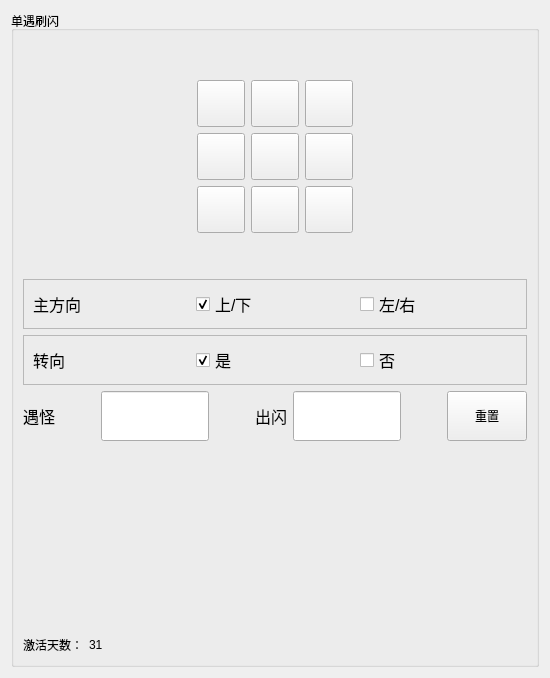
         <widget class="QWidget" name="tab_1">
          <attribute name="icon">
           <iconset>
            <normaloff>assets/PNG/psyduck.png</normaloff>assets/PNG/psyduck.png</iconset>
          </attribute>
          <attribute name="title">
           <string/>
          </attribute>
          <layout class="QVBoxLayout" name="verticalLayout_6">
           <item>
            <widget class="QGroupBox" name="groupA1">
             <property name="title">
              <string>单遇刷闪</string>
             </property>
             <layout class="QVBoxLayout" name="verticalLayout_5">
              <item>
               <layout class="QHBoxLayout" name="horizontalLayout_12">
                <item>
                 <layout class="QGridLayout" name="gridLayout" rowstretch="1,3,3,3,1" columnstretch="1,3,3,3,1" rowminimumheight="1,3,3,3,1" columnminimumwidth="1,3,3,3,1">
                  <property name="sizeConstraint">
                   <enum>QLayout::SizeConstraint::SetNoConstraint</enum>
                  </property>
                  <item row="1" column="2">
                   <widget class="QToolButton" name="toolButton">
                    <property name="text">
                     <string/>
                    </property>
                    <property name="icon">
                     <iconset>
                      <normaloff>assets/PNG/top.png</normaloff>assets/PNG/top.png</iconset>
                    </property>
                    <property name="iconSize">
                     <size>
                      <width>40</width>
                      <height>40</height>
                     </size>
                    </property>
                   </widget>
                  </item>
                  <item row="1" column="3">
                   <widget class="QToolButton" name="toolButton_7">
                    <property name="text">
                     <string/>
                    </property>
                    <property name="icon">
                     <iconset>
                      <normaloff>assets/PNG/right-tip.png</normaloff>assets/PNG/right-tip.png</iconset>
                    </property>
                    <property name="iconSize">
                     <size>
                      <width>40</width>
                      <height>40</height>
                     </size>
                    </property>
                   </widget>
                  </item>
                  <item row="3" column="1">
                   <widget class="QToolButton" name="toolButton_6">
                    <property name="text">
                     <string/>
                    </property>
                    <property name="icon">
                     <iconset>
                      <normaloff>assets/PNG/left-bottom.png</normaloff>assets/PNG/left-bottom.png</iconset>
                    </property>
                    <property name="iconSize">
                     <size>
                      <width>40</width>
                      <height>40</height>
                     </size>
                    </property>
                   </widget>
                  </item>
                  <item row="2" column="3">
                   <widget class="QToolButton" name="toolButton_4">
                    <property name="text">
                     <string/>
                    </property>
                    <property name="icon">
                     <iconset>
                      <normaloff>assets/PNG/right.png</normaloff>assets/PNG/right.png</iconset>
                    </property>
                    <property name="iconSize">
                     <size>
                      <width>40</width>
                      <height>40</height>
                     </size>
                    </property>
                   </widget>
                  </item>
                  <item row="2" column="4">
                   <spacer name="horizontalSpacer_28">
                    <property name="orientation">
                     <enum>Qt::Orientation::Horizontal</enum>
                    </property>
                    <property name="sizeHint" stdset="0">
                     <size>
                      <width>40</width>
                      <height>20</height>
                     </size>
                    </property>
                   </spacer>
                  </item>
                  <item row="2" column="2">
                   <widget class="QToolButton" name="toolButton_9">
                    <property name="text">
                     <string/>
                    </property>
                    <property name="icon">
                     <iconset>
                      <normaloff>assets/PNG/start.png</normaloff>assets/PNG/start.png</iconset>
                    </property>
                    <property name="iconSize">
                     <size>
                      <width>40</width>
                      <height>40</height>
                     </size>
                    </property>
                   </widget>
                  </item>
                  <item row="2" column="0">
                   <spacer name="horizontalSpacer_27">
                    <property name="orientation">
                     <enum>Qt::Orientation::Horizontal</enum>
                    </property>
                    <property name="sizeHint" stdset="0">
                     <size>
                      <width>40</width>
                      <height>20</height>
                     </size>
                    </property>
                   </spacer>
                  </item>
                  <item row="3" column="3">
                   <widget class="QToolButton" name="toolButton_5">
                    <property name="text">
                     <string/>
                    </property>
                    <property name="icon">
                     <iconset>
                      <normaloff>assets/PNG/right-bottom.png</normaloff>assets/PNG/right-bottom.png</iconset>
                    </property>
                    <property name="iconSize">
                     <size>
                      <width>40</width>
                      <height>40</height>
                     </size>
                    </property>
                   </widget>
                  </item>
                  <item row="0" column="2">
                   <spacer name="verticalSpacer_5">
                    <property name="orientation">
                     <enum>Qt::Orientation::Vertical</enum>
                    </property>
                    <property name="sizeHint" stdset="0">
                     <size>
                      <width>20</width>
                      <height>40</height>
                     </size>
                    </property>
                   </spacer>
                  </item>
                  <item row="3" column="2">
                   <widget class="QToolButton" name="toolButton_2">
                    <property name="text">
                     <string/>
                    </property>
                    <property name="icon">
                     <iconset>
                      <normaloff>assets/PNG/bottom.png</normaloff>assets/PNG/bottom.png</iconset>
                    </property>
                    <property name="iconSize">
                     <size>
                      <width>40</width>
                      <height>40</height>
                     </size>
                    </property>
                   </widget>
                  </item>
                  <item row="1" column="1">
                   <widget class="QToolButton" name="toolButton_8">
                    <property name="text">
                     <string/>
                    </property>
                    <property name="icon">
                     <iconset>
                      <normaloff>assets/PNG/left-top.png</normaloff>assets/PNG/left-top.png</iconset>
                    </property>
                    <property name="iconSize">
                     <size>
                      <width>40</width>
                      <height>40</height>
                     </size>
                    </property>
                   </widget>
                  </item>
                  <item row="2" column="1">
                   <widget class="QToolButton" name="toolButton_3">
                    <property name="text">
                     <string/>
                    </property>
                    <property name="icon">
                     <iconset>
                      <normaloff>assets/PNG/left.png</normaloff>assets/PNG/left.png</iconset>
                    </property>
                    <property name="iconSize">
                     <size>
                      <width>40</width>
                      <height>40</height>
                     </size>
                    </property>
                   </widget>
                  </item>
                  <item row="4" column="2">
                   <spacer name="verticalSpacer_6">
                    <property name="orientation">
                     <enum>Qt::Orientation::Vertical</enum>
                    </property>
                    <property name="sizeHint" stdset="0">
                     <size>
                      <width>20</width>
                      <height>40</height>
                     </size>
                    </property>
                   </spacer>
                  </item>
                 </layout>
                </item>
               </layout>
              </item>
              <item>
               <widget class="QFrame" name="framedir">
                <property name="sizePolicy">
                 <sizepolicy hsizetype="Preferred" vsizetype="Preferred">
                  <horstretch>0</horstretch>
                  <verstretch>0</verstretch>
                 </sizepolicy>
                </property>
                <property name="frameShape">
                 <enum>QFrame::Shape::StyledPanel</enum>
                </property>
                <property name="frameShadow">
                 <enum>QFrame::Shadow::Raised</enum>
                </property>
                <layout class="QHBoxLayout" name="horizontalLayout_16">
                 <item>
                  <layout class="QHBoxLayout" name="horizontalLayout_11">
                   <item>
                    <widget class="QLabel" name="label_5">
                     <property name="font">
                      <font>
                       <pointsize>12</pointsize>
                      </font>
                     </property>
                     <property name="text">
                      <string>主方向</string>
                     </property>
                    </widget>
                   </item>
                   <item>
                    <widget class="QCheckBox" name="checkBox">
                     <property name="font">
                      <font>
                       <pointsize>12</pointsize>
                      </font>
                     </property>
                     <property name="text">
                      <string>上/下</string>
                     </property>
                     <property name="checked">
                      <bool>true</bool>
                     </property>
                     <property name="autoExclusive">
                      <bool>true</bool>
                     </property>
                     <property name="tristate">
                      <bool>false</bool>
                     </property>
                    </widget>
                   </item>
                   <item>
                    <widget class="QCheckBox" name="checkBox_2">
                     <property name="font">
                      <font>
                       <pointsize>12</pointsize>
                      </font>
                     </property>
                     <property name="text">
                      <string>左/右</string>
                     </property>
                     <property name="autoExclusive">
                      <bool>true</bool>
                     </property>
                    </widget>
                   </item>
                  </layout>
                 </item>
                </layout>
               </widget>
              </item>
              <item>
               <widget class="QFrame" name="frameturn">
                <property name="sizePolicy">
                 <sizepolicy hsizetype="Preferred" vsizetype="Preferred">
                  <horstretch>0</horstretch>
                  <verstretch>0</verstretch>
                 </sizepolicy>
                </property>
                <property name="frameShape">
                 <enum>QFrame::Shape::StyledPanel</enum>
                </property>
                <property name="frameShadow">
                 <enum>QFrame::Shadow::Raised</enum>
                </property>
                <layout class="QHBoxLayout" name="horizontalLayout_17">
                 <item>
                  <layout class="QHBoxLayout" name="horizontalLayout_14">
                   <item>
                    <widget class="QLabel" name="label_12">
                     <property name="font">
                      <font>
                       <pointsize>12</pointsize>
                      </font>
                     </property>
                     <property name="text">
                      <string>转向</string>
                     </property>
                    </widget>
                   </item>
                   <item>
                    <widget class="QCheckBox" name="checkBox_3">
                     <property name="font">
                      <font>
                       <pointsize>12</pointsize>
                      </font>
                     </property>
                     <property name="text">
                      <string>是</string>
                     </property>
                     <property name="checked">
                      <bool>true</bool>
                     </property>
                     <property name="autoExclusive">
                      <bool>true</bool>
                     </property>
                     <property name="tristate">
                      <bool>false</bool>
                     </property>
                    </widget>
                   </item>
                   <item>
                    <widget class="QCheckBox" name="checkBox_4">
                     <property name="font">
                      <font>
                       <pointsize>12</pointsize>
                      </font>
                     </property>
                     <property name="text">
                      <string>否</string>
                     </property>
                     <property name="autoExclusive">
                      <bool>true</bool>
                     </property>
                    </widget>
                   </item>
                  </layout>
                 </item>
                </layout>
               </widget>
              </item>
              <item>
               <layout class="QHBoxLayout" name="horizontalLayout_18">
                <item>
                 <widget class="QLabel" name="label_14">
                  <property name="font">
                   <font>
                    <pointsize>12</pointsize>
                   </font>
                  </property>
                  <property name="text">
                   <string>遇怪</string>
                  </property>
                 </widget>
                </item>
                <item>
                 <spacer name="horizontalSpacer_30">
                  <property name="orientation">
                   <enum>Qt::Orientation::Horizontal</enum>
                  </property>
                  <property name="sizeHint" stdset="0">
                   <size>
                    <width>40</width>
                    <height>20</height>
                   </size>
                  </property>
                 </spacer>
                </item>
                <item>
                 <widget class="QLineEdit" name="lineEdit_3">
                  <property name="sizePolicy">
                   <sizepolicy hsizetype="Maximum" vsizetype="Maximum">
                    <horstretch>0</horstretch>
                    <verstretch>0</verstretch>
                   </sizepolicy>
                  </property>
                  <property name="minimumSize">
                   <size>
                    <width>100</width>
                    <height>50</height>
                   </size>
                  </property>
                 </widget>
                </item>
                <item>
                 <spacer name="horizontalSpacer_31">
                  <property name="orientation">
                   <enum>Qt::Orientation::Horizontal</enum>
                  </property>
                  <property name="sizeHint" stdset="0">
                   <size>
                    <width>40</width>
                    <height>20</height>
                   </size>
                  </property>
                 </spacer>
                </item>
                <item>
                 <widget class="QLabel" name="label_16">
                  <property name="font">
                   <font>
                    <pointsize>12</pointsize>
                   </font>
                  </property>
                  <property name="text">
                   <string>出闪</string>
                  </property>
                 </widget>
                </item>
                <item>
                 <widget class="QLineEdit" name="lineEdit_4">
                  <property name="sizePolicy">
                   <sizepolicy hsizetype="Expanding" vsizetype="Maximum">
                    <horstretch>0</horstretch>
                    <verstretch>0</verstretch>
                   </sizepolicy>
                  </property>
                  <property name="minimumSize">
                   <size>
                    <width>100</width>
                    <height>50</height>
                   </size>
                  </property>
                 </widget>
                </item>
                <item>
                 <spacer name="horizontalSpacer_32">
                  <property name="orientation">
                   <enum>Qt::Orientation::Horizontal</enum>
                  </property>
                  <property name="sizeHint" stdset="0">
                   <size>
                    <width>40</width>
                    <height>20</height>
                   </size>
                  </property>
                 </spacer>
                </item>
                <item>
                 <widget class="QPushButton" name="pushButton_2">
                  <property name="sizePolicy">
                   <sizepolicy hsizetype="Minimum" vsizetype="Maximum">
                    <horstretch>0</horstretch>
                    <verstretch>0</verstretch>
                   </sizepolicy>
                  </property>
                  <property name="minimumSize">
                   <size>
                    <width>0</width>
                    <height>50</height>
                   </size>
                  </property>
                  <property name="text">
                   <string>重置</string>
                  </property>
                 </widget>
                </item>
               </layout>
              </item>
              <item>
               <spacer name="verticalSpacer_7">
                <property name="orientation">
                 <enum>Qt::Orientation::Vertical</enum>
                </property>
                <property name="sizeHint" stdset="0">
                 <size>
                  <width>20</width>
                  <height>188</height>
                 </size>
                </property>
               </spacer>
              </item>
              <item>
               <layout class="QHBoxLayout" name="horizontalLayout_13" stretch="1,1,10">
                <item>
                 <widget class="QLabel" name="label_6">
                  <property name="sizePolicy">
                   <sizepolicy hsizetype="Fixed" vsizetype="Preferred">
                    <horstretch>0</horstretch>
                    <verstretch>0</verstretch>
                   </sizepolicy>
                  </property>
                  <property name="text">
                   <string>激活天数：</string>
                  </property>
                 </widget>
                </item>
                <item>
                 <widget class="QLabel" name="label_11">
                  <property name="sizePolicy">
                   <sizepolicy hsizetype="Fixed" vsizetype="Preferred">
                    <horstretch>0</horstretch>
                    <verstretch>0</verstretch>
                   </sizepolicy>
                  </property>
                  <property name="text">
                   <string>31</string>
                  </property>
                 </widget>
                </item>
                <item>
                 <spacer name="horizontalSpacer_29">
                  <property name="orientation">
                   <enum>Qt::Orientation::Horizontal</enum>
                  </property>
                  <property name="sizeHint" stdset="0">
                   <size>
                    <width>40</width>
                    <height>20</height>
                   </size>
                  </property>
                 </spacer>
                </item>
               </layout>
              </item>
             </layout>
            </widget>
           </item>
          </layout>
         </widget>
